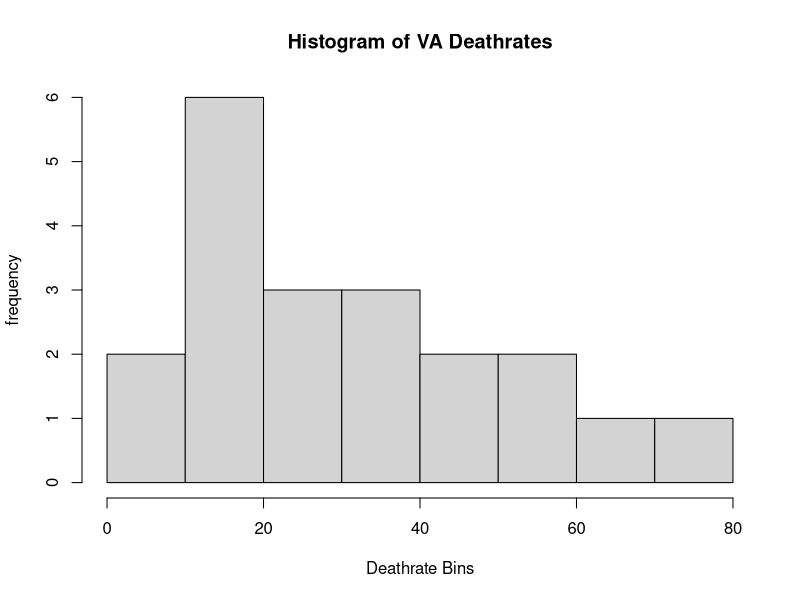
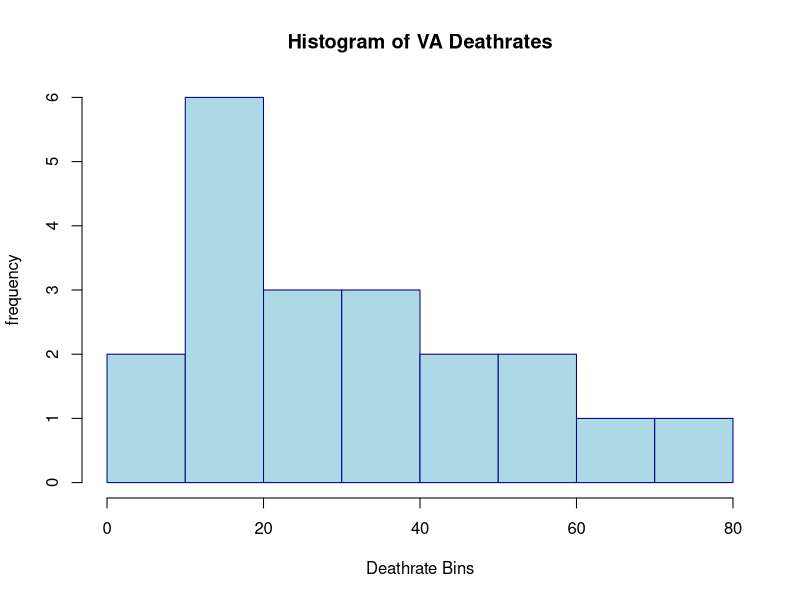
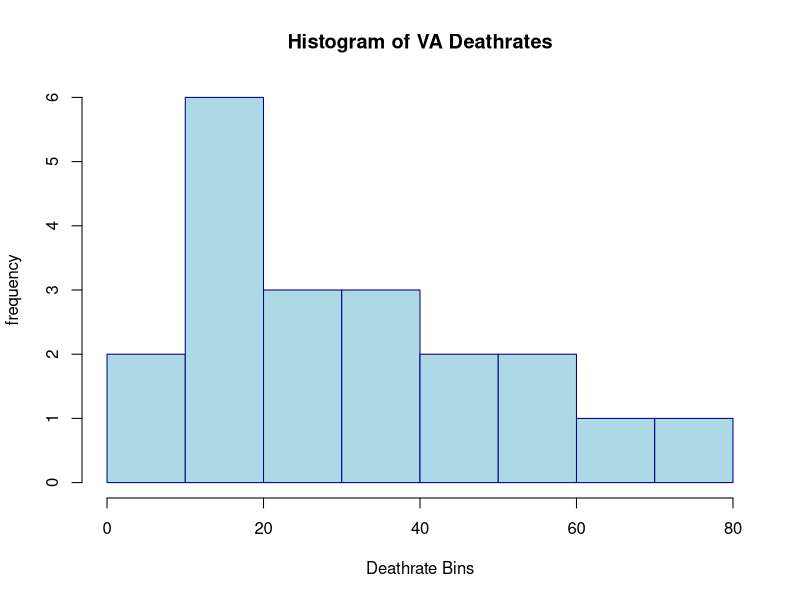
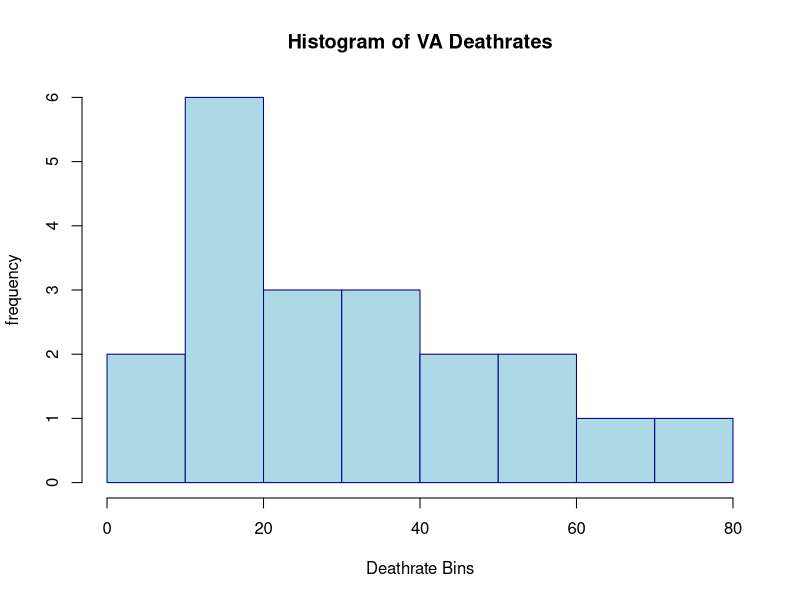

Recreate these plots in R, in order. (Note: this script raises an error after producing the figures.)
#WEEK - 1
data(VADeaths)

VADeaths
View(VADeaths)
?VADeaths
class(VADeaths)

va_df <- as.data.frame(VADeaths)
va_df$AgeGroups <- rownames(VADeaths)
va_df
va_long <- reshape(va_df,
                   direction = "long",
                   varying = colnames(VADeaths),
                   v.names = "DeathRate",
                   timevar = "Population",
                   times = colnames(VADeaths)
)
hist(va_long$DeathRate,
     main = "Histogram of VA Deathrates",
     xlab = "Deathrate Bins",
     ylab = "frequency")

hist(va_long$DeathRate,
     main = "Histogram of VA Deathrates",
     xlab = "Deathrate Bins",
     ylab = "frequency",
     col = 'lightblue',
     border = 'darkblue')

hist(va_long$DeathRate,
     breaks = 8,
     main = "Histogram of VA Deathrates",
     xlab = "Deathrate Bins",
     ylab = "frequency",
     col = 'lightblue',
     border = 'darkblue')

hist(va_long$DeathRate,
     breaks = seq(0,80,by=10),
     main = "Histogram of VA Deathrates",
     xlab = "Deathrate Bins",
     ylab = "frequency",
     col = 'lightblue',
     border = 'darkblue')



library("ggplot2")

ggplot(va_long,aes(x=DeathRate)) +
  geom_histogram